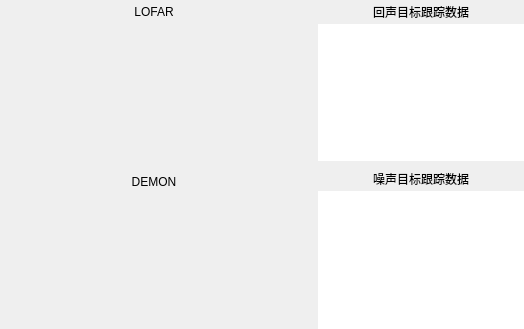
<?xml version="1.0" encoding="UTF-8"?>
<ui version="4.0">
 <class>X39ScPassiveForm</class>
 <widget class="QWidget" name="X39ScPassiveForm">
  <property name="geometry">
   <rect>
    <x>0</x>
    <y>0</y>
    <width>524</width>
    <height>329</height>
   </rect>
  </property>
  <property name="windowTitle">
   <string>Form</string>
  </property>
  <property name="styleSheet">
   <string notr="true">border:none;</string>
  </property>
  <layout class="QHBoxLayout" name="horizontalLayout" stretch="3,2">
   <property name="spacing">
    <number>10</number>
   </property>
   <property name="leftMargin">
    <number>0</number>
   </property>
   <property name="topMargin">
    <number>0</number>
   </property>
   <property name="rightMargin">
    <number>0</number>
   </property>
   <property name="bottomMargin">
    <number>0</number>
   </property>
   <item>
    <layout class="QVBoxLayout" name="verticalLayout_6" stretch="1,1">
     <item>
      <layout class="QVBoxLayout" name="verticalLayout_4">
       <property name="spacing">
        <number>0</number>
       </property>
       <item>
        <widget class="QLabel" name="label_3">
         <property name="minimumSize">
          <size>
           <width>0</width>
           <height>24</height>
          </size>
         </property>
         <property name="maximumSize">
          <size>
           <width>16777215</width>
           <height>24</height>
          </size>
         </property>
         <property name="styleSheet">
          <string notr="true">border-image:none;</string>
         </property>
         <property name="lineWidth">
          <number>0</number>
         </property>
         <property name="text">
          <string>LOFAR</string>
         </property>
         <property name="alignment">
          <set>Qt::AlignCenter</set>
         </property>
        </widget>
       </item>
       <item>
        <widget class="MpColorPlot" name="lofarPlot" native="true"/>
       </item>
      </layout>
     </item>
     <item>
      <layout class="QVBoxLayout" name="verticalLayout_5">
       <property name="spacing">
        <number>0</number>
       </property>
       <item>
        <widget class="QLabel" name="label_4">
         <property name="minimumSize">
          <size>
           <width>0</width>
           <height>24</height>
          </size>
         </property>
         <property name="maximumSize">
          <size>
           <width>16777215</width>
           <height>24</height>
          </size>
         </property>
         <property name="styleSheet">
          <string notr="true">border-image:none;</string>
         </property>
         <property name="text">
          <string>DEMON</string>
         </property>
         <property name="alignment">
          <set>Qt::AlignCenter</set>
         </property>
        </widget>
       </item>
       <item>
        <widget class="MpColorPlot" name="demonPlot" native="true"/>
       </item>
      </layout>
     </item>
    </layout>
   </item>
   <item>
    <layout class="QVBoxLayout" name="verticalLayout_3">
     <property name="spacing">
      <number>6</number>
     </property>
     <item>
      <layout class="QVBoxLayout" name="verticalLayout" stretch="1,1">
       <property name="spacing">
        <number>0</number>
       </property>
       <property name="topMargin">
        <number>0</number>
       </property>
       <item>
        <widget class="QLabel" name="label">
         <property name="minimumSize">
          <size>
           <width>0</width>
           <height>24</height>
          </size>
         </property>
         <property name="maximumSize">
          <size>
           <width>16777215</width>
           <height>24</height>
          </size>
         </property>
         <property name="styleSheet">
          <string notr="true">border-image:none;</string>
         </property>
         <property name="text">
          <string>回声目标跟踪数据</string>
         </property>
         <property name="alignment">
          <set>Qt::AlignCenter</set>
         </property>
        </widget>
       </item>
       <item>
        <widget class="QTextBrowser" name="echoTxt">
         <property name="styleSheet">
          <string notr="true"/>
         </property>
        </widget>
       </item>
      </layout>
     </item>
     <item>
      <layout class="QVBoxLayout" name="verticalLayout_2">
       <property name="spacing">
        <number>0</number>
       </property>
       <item>
        <widget class="QLabel" name="label_2">
         <property name="minimumSize">
          <size>
           <width>0</width>
           <height>24</height>
          </size>
         </property>
         <property name="maximumSize">
          <size>
           <width>16777215</width>
           <height>24</height>
          </size>
         </property>
         <property name="styleSheet">
          <string notr="true">border-image:none;</string>
         </property>
         <property name="text">
          <string>噪声目标跟踪数据</string>
         </property>
         <property name="alignment">
          <set>Qt::AlignCenter</set>
         </property>
        </widget>
       </item>
       <item>
        <widget class="QTextBrowser" name="noTxt">
         <property name="styleSheet">
          <string notr="true"/>
         </property>
        </widget>
       </item>
      </layout>
     </item>
    </layout>
   </item>
  </layout>
 </widget>
 <customwidgets>
  <customwidget>
   <class>MpColorPlot</class>
   <extends>QWidget</extends>
   <header>mpcolorplot.h</header>
   <container>1</container>
  </customwidget>
 </customwidgets>
 <resources/>
 <connections/>
</ui>
